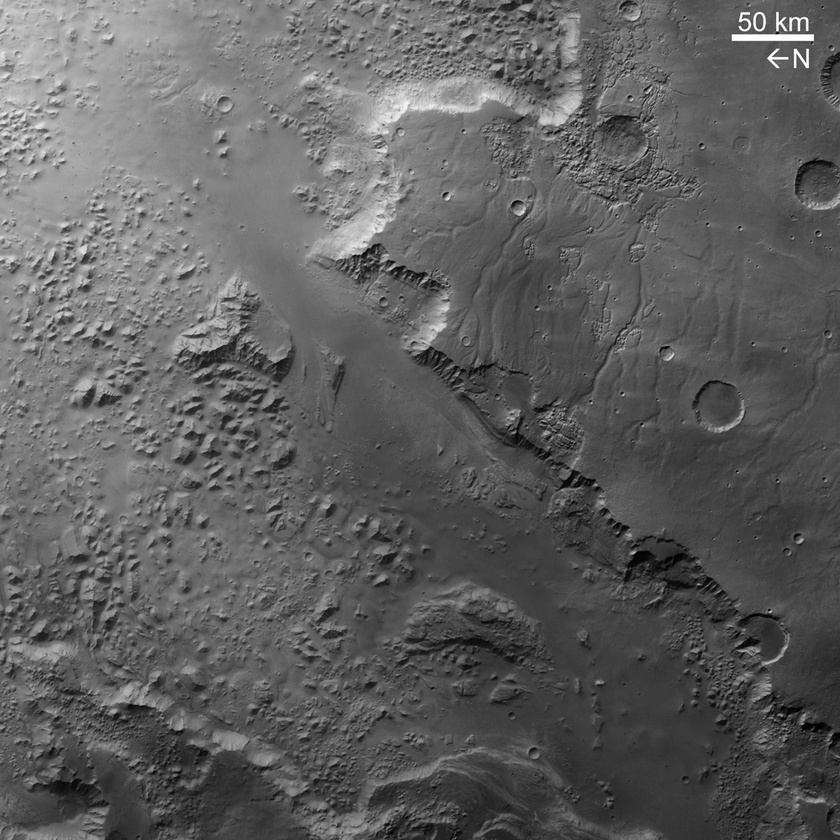
#> input picture 213.jpg, 840 x 840 px, shrunk from 1000 x 1000 before the run
$ python create_hist.py   (older library calls are emulated)
#> lines starting #> are read from the running program, lines starting #| are printed output that depends on the picture
import matplotlib.pyplot as plt

# Load the image into an array: image
image = plt.imread('213.jpg')
#> image is the input picture: shape (840, 840); min 0, max 255, mean 95.6

# Display image in top subplot using color map 'gray'
plt.subplot(2,1,1)
plt.imshow(image, cmap='gray')
plt.title('Original image')
plt.axis('off')

# Flatten the image into 1 dimension: pixels
pixels = image.flatten()

# Display a histogram of the pixels in the bottom subplot
plt.subplot(2,1,2)
pdf = plt.hist(pixels, bins=64, range=(0,256), normed=False,
               color='red', alpha=0.4)
plt.grid('off')

# Use plt.twinx() to overlay the CDF in the bottom subplot
plt.twinx()

# Display a cumulative histogram of the pixels
cdf = plt.hist(pixels, bins=64, range=(0,256),
               normed=True, cumulative=True,
               color='blue', alpha=0.4)

# Specify x-axis range, hide axes, add title and display plot
plt.xlim((0,256))
plt.grid('off')
plt.title('PDF & CDF (original image)')
plt.show()
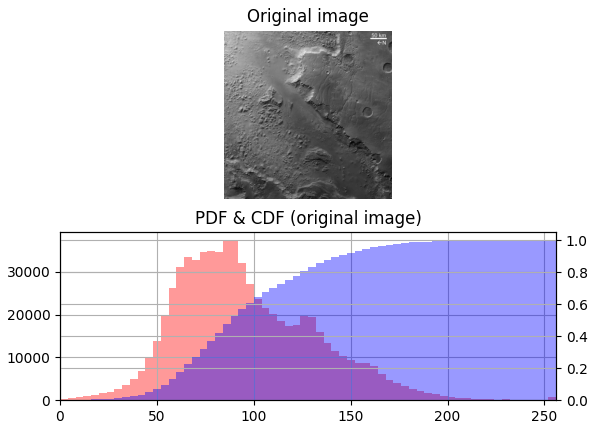
#> figure drawn by matplotlib, 3 panels; panel 2: tallest bar 37426 high, from x = 84 to 88; panel 3: tallest bar 1 high, from x = 252 to 256
